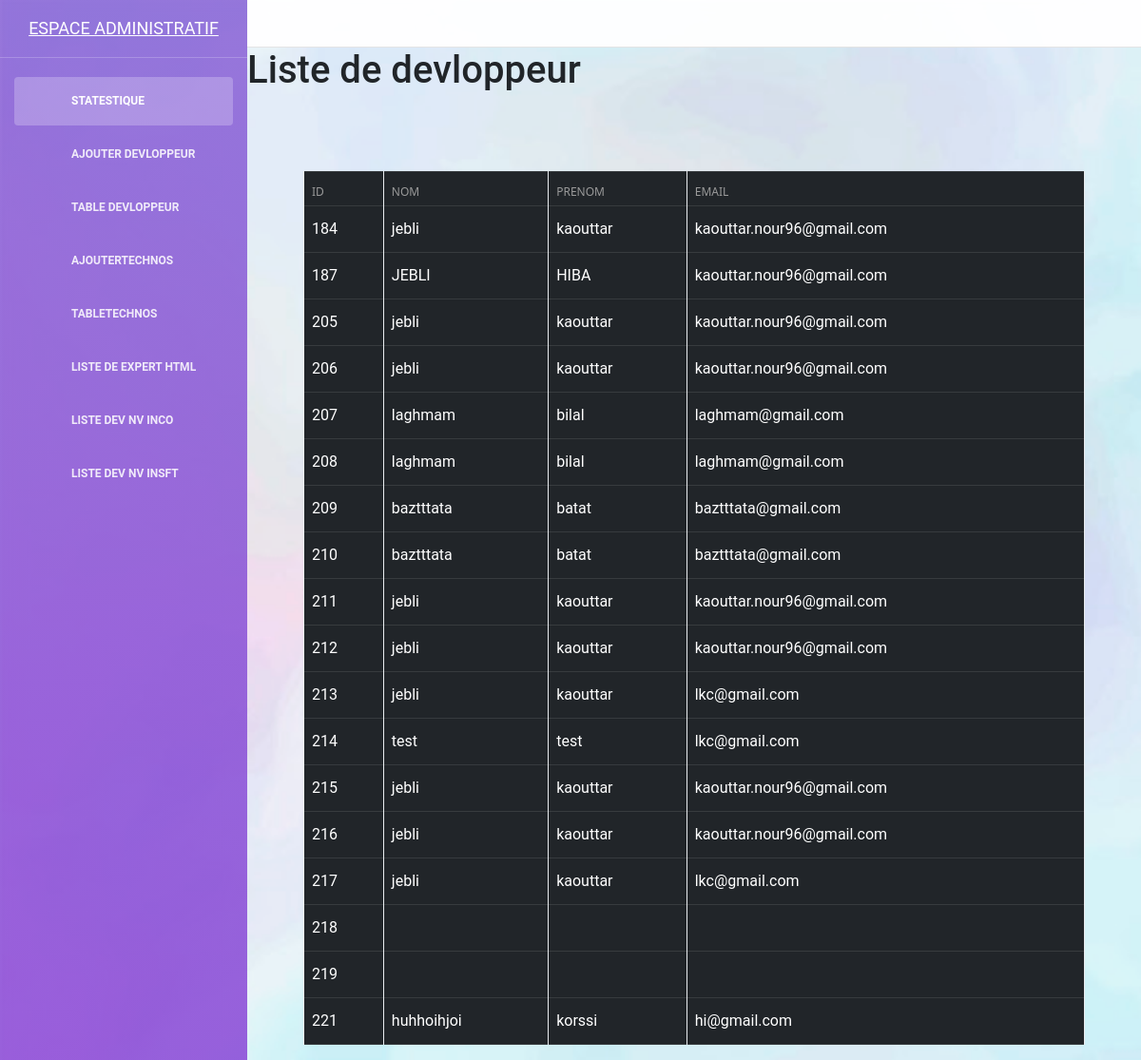
Screenshot of /pages/liste-developpeurs.php with the database file from the repository.
### tables this page shows
CREATE TABLE IF NOT EXISTS `developpeur` (
  `id` int(11) NOT NULL AUTO_INCREMENT,
  `nom` varchar(20) NOT NULL,
  `PRENOM` varchar(20) NOT NULL,
  `email` varchar(30) NOT NULL,
  PRIMARY KEY (`id`)
);

### pages/liste-developpeurs.php (the view, shortened to what this page needs)
<?php
include("header.php");
?>
<!DOCTYPE html>
<html lang="en">
<head>
    <link href="https://cdn.jsdelivr.net/npm/bootstrap@5.0.0-beta3/dist/css/bootstrap.min.css" rel="stylesheet">
     <link rel="stylesheet" href="  ../style/tbldev.css">
</head>
<?php
$dsn = 'mysql:host=localhost;dbname=gestiondev';
  $user = 'root';
  $pswrd = '';
    try{
        $con = new PDO($dsn, $user, $pswrd);
        $con->setAttribute(PDO::ATTR_ERRMODE, PDO::ERRMODE_EXCEPTION);
        $slct = "SELECT * FROM developpeur";
         $resulte = $con->query($slct);
    }
    catch(PDOException $e){
        echo "failed" . $e->getMessage();
    }
?>
<body>
  <h1>Liste de devloppeur</h1>
<div class="container">
  <div class="table">
  <table class="table table-bordered table-dark">
  <thead>
    <tr>
    <th scope="col">ID</th>
      <th scope="col">Nom</th>
      <th scope="col">prenom</th>
      <th scope="col">Email</th>
    </tr>
  </thead>
  <tbody>
                   <?php
                       while ($lgn = $resulte->fetch(PDO::FETCH_NUM)){
                         echo "<tr>";
                         foreach ($lgn as $value){
                           echo"<td>$value</td>";
                         }
                         echo"</tr>";
                       }
                       ?>
  </tbody>
</table>
  </div>
</div>
</body>
</html>

### pages/header.php (shortened to what this page needs)
 <!DOCTYPE html>
<html lang="en">
<head>
    <link rel="stylesheet" href="https://maxcdn.bootstrapcdn.com/font-awesome/latest/css/font-awesome.min.css" />
    <link href="../style/bootstrap.min.css" rel="stylesheet" />
    <link href="../style/light-bootstrap-dashboard.css?v=2.0.0 " rel="stylesheet" />
    <link href="../style/demo.css" rel="stylesheet" />
</head>
<body>
    <div class="wrapper">
        <div class="sidebar" data-image="../assets/img/sidebar-5.jpg">
            <div class="sidebar-wrapper">
                <div class="logo">
                    <a href="http://www.creative-tim.com" class="simple-text">
                        Espace Administratif
                    </a>
                </div>
                <ul class="nav">
                    <li class="nav-item active">
                        <a class="nav-link" href="">
                            <i class="nc-icon nc-chart-pie-35"></i>
                            <p>Statestique</p>
                        </a>
                    </li>
                    <li>
                        <a class="nav-link" href="add-deveoper.php">
                            <i class="nc-icon nc-circle-09"></i>
                            <p> ajouter devloppeur</p>
                        </a>
                    </li>
                    <li>
                        <a class="nav-link" href="liste-developpeurs.php">
                            <i class="nc-icon nc-notes"></i>
                            <p>table devloppeur</p>
                        </a>
                    </li>
                    <li>
                        <a class="nav-link" href="addtechnos.php">
                            <i class="nc-icon nc-paper-2"></i>
                            <p>ajoutertechnos</p>
                        </a>
                    </li>
                    <li>
                        <a class="nav-link" href="liste-technos.php">
                            <i class="nc-icon nc-paper-2"></i>
                            <p>tabletechnos</p>
                        </a>
                    </li>
                    <li>
                        <a class="nav-link" href="list-expert-html.php">
                            <i class="nc-icon nc-atom"></i>
                            <p>liste de expert html</p>
                        </a>
                    </li>
                    <li>
                        <a class="nav-link" href="liste-dev-inco.php">
                            <i class="nc-icon nc-atom"></i>
                            <p>liste dev nv inco </p>
                        </a>
                    </li>
                    <li>
                        <a class="nav-link" href="liste-dev-inssufisant.php">
                            <i class="nc-icon nc-pin-3"></i>
                            <p>liste dev nv insft</p>
                        </a>
                    </li>
                </ul>
            </div>
        </div>
        <div class="main-panel">
            <nav class="navbar navbar-expand-lg " color-on-scroll="500">
            </nav>

### style/tbldev.css (style rules this page uses)
.container { width: 90%; margin: auto; }
.table { margin-top: 10%; }
body { background-image: url("pf-misctexture01-beer-000_5.jpg"); background-repeat: no-repeat; background-size: cover; }

### rows the page displays
developpeur: id "184", nom "jebli", PRENOM "kaouttar", email "kaouttar.nour96@gmail.com"
developpeur: id "187", nom "JEBLI", PRENOM "HIBA", email "kaouttar.nour96@gmail.com"
developpeur: id "205", nom "jebli", PRENOM "kaouttar", email "kaouttar.nour96@gmail.com"
developpeur: id "206", nom "jebli", PRENOM "kaouttar", email "kaouttar.nour96@gmail.com"
developpeur: id "207", nom "laghmam", PRENOM "bilal", email "laghmam@gmail.com"
developpeur: id "208", nom "laghmam", PRENOM "bilal", email "laghmam@gmail.com"
developpeur: id "209", nom "baztttata", PRENOM "batat", email "baztttata@gmail.com"
developpeur: id "210", nom "baztttata", PRENOM "batat", email "baztttata@gmail.com"
developpeur: id "211", nom "jebli", PRENOM "kaouttar", email "kaouttar.nour96@gmail.com"
developpeur: id "212", nom "jebli", PRENOM "kaouttar", email "kaouttar.nour96@gmail.com"
developpeur: id "213", nom "jebli", PRENOM "kaouttar", email "lkc@gmail.com"
developpeur: id "214", value "test", email "lkc@gmail.com"
developpeur: id "215", nom "jebli", PRENOM "kaouttar", email "kaouttar.nour96@gmail.com"
developpeur: id "216", nom "jebli", PRENOM "kaouttar", email "kaouttar.nour96@gmail.com"
developpeur: id "217", nom "jebli", PRENOM "kaouttar", email "lkc@gmail.com"
developpeur: id "218"
developpeur: id "219"
developpeur: id "221", nom "huhhoihjoi", PRENOM "korssi", email "hi@gmail.com"
